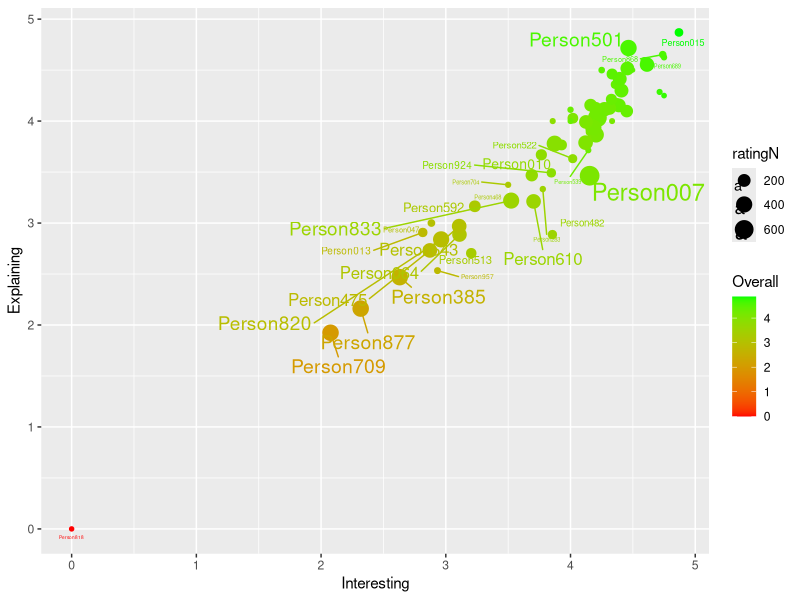
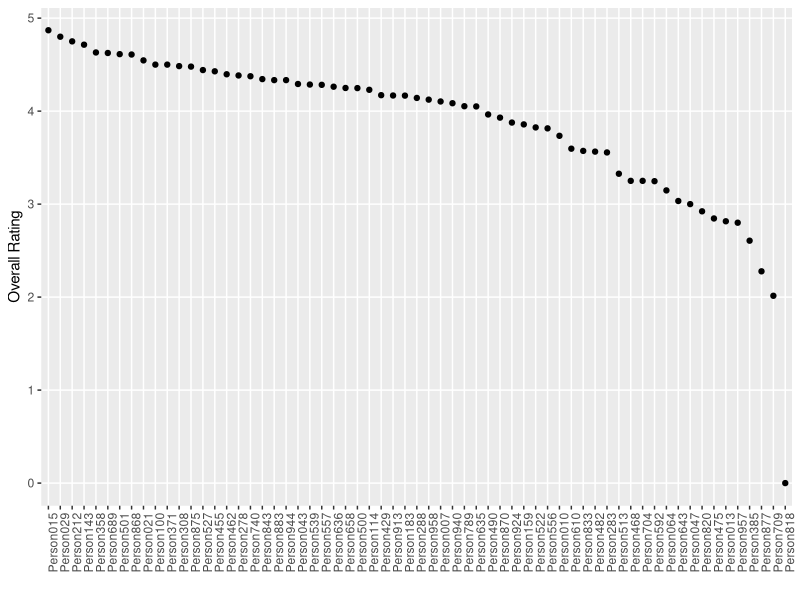

Here is the R script that generated these plots, in order:
## plotting psychology lecturer module evaluations
## Jon May
## GPL 3.0


library(readxl)
library(tidyverse)
library(ggplot2)
library(ggrepel)
library(psych)

# ensure working directory set to the same folder as the data
ratings <- read_csv("ME data 2017-18 S1-5 redacted.csv")
## NB this data has redacted staffid and moduletitle, and deleted text comments.
## NB module codes have been rpelaced by random values
## staff names replaced by Person 001 to Person 999

## some code below here assumes original unredacted file is being used and will have no effect on
## the redacted data

#need to correct some staff names so people only have one version of their name
ratings$staff<-gsub("Dr ","",ratings$staff)
ratings$staff<-gsub("Prof ","",ratings$staff)
ratings$staff<-gsub("Christopher ","Chris ",ratings$staff)
ratings$staff<-gsub("William ","Bill ",ratings$staff)



attach(ratings)
# 0 in ratings are 'not applicable' so treat as missing values
explaining<-na_if(explaining,0)
interesting<-na_if(interesting,0)
overall<-na_if(overall,0)

# phil was incorrectly incuded in PSYC108 so drop those rows
ratings <- ratings %>% filter(!(module=='PSYC108PP' & staff == 'Phil Gee'))
## this does nothing if redacted verison used


# find means and SD for each tutor and count responses
tutors <- ratings %>% group_by(staff) %>% 
  summarize(explain.M = mean(explaining, na.rm = TRUE),
            interesting.M = mean(interesting, na.rm = TRUE),
            overall.M = mean(overall, na.rm = TRUE),
            explain.SD = sd(explaining, na.rm = TRUE),
            interesting.SD = sd(interesting, na.rm = TRUE),
            overall.SD = sd(overall, na.rm = TRUE),
            ratingN = n(),
            # use the first letters of the 'FIRST LAST' format names as initials in case it helps with plot
            initials = paste(substr(strsplit(staff," ")[[1]][1],1,1),substr(strsplit(staff," ")[[1]][2],1,1), sep=''))

## build a list of staff we want to plot if using unredacted data
stafftoplot <- c("Alastair Smith","Alison Bacon","Allegra Cattani","Alyson Norman",
                 "Andy Wills","Bill Simpson","Caroline Floccia","Chris Berry","Chris Longmore",
                 "Chris Mitchell","Clare Walsh","Cordet Smart","Ed Symes","Giorgio Ganis",
                 "Haline Schendan","Jackie Andrade","Jeremy Goslin","Jon May","Judy Edworthy",
                 "Laurence White","Marina Wimmer","Matt Roser","Michael Hyland",
                 "Michael Verde","Michaela Gummerum","Patric Bach",
                 "Peter Jones","Phil Gee","Sabine Pahl",
                 "Stephen Hall","Sue Denham","Sylvia Terbeck","Tim Auburn",
                 "Tim Hollins","Yaniv Hanoch"
)

## only retain selected staff in data frame if used unredacted data 
#tutors <- tutors %>% filter(staff %in% stafftoplot)

### plot with explaining on y, interesting on x, overall as red to green, and N as size
ggplot(tutors, 
       aes(x=explain.M, y=interesting.M, size=ratingN)) +
  geom_point(aes(color = overall.M)) +
  # use geom_text_repel to prevent names overlapping
  geom_text_repel(aes(label=staff, color = overall.M),hjust=0, vjust=0)+
  scale_color_gradient(low="red", high="green", name="Overall") +
  ylab("Explaining") + xlab("Interesting") 

# correlations between the mean ratings
corr.test(tutors[,2:4], ci=TRUE)

# correlations between the raw ratings
corr.test(ratings[,8:10], ci=TRUE)

# plot staff means in descending order
ggplot(tutors, aes(x=reorder(staff,desc(overall.M)), y=overall.M))+
  geom_point()+
  xlab("")+ylab("Overall Rating")+
  theme(axis.text.x = element_text(angle = 90, hjust = 1), 
        panel.grid.minor = element_blank())

